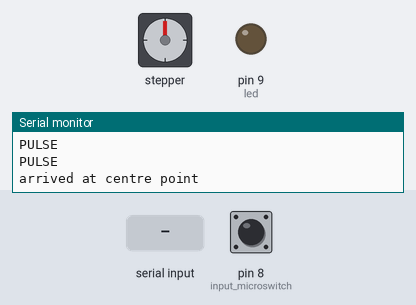
Simulated run of this sketch. Board: Arduino Nano, built with avr-gcc and run on an emulated ATmega328P. Shown: stepper motor, output pins drawn as LEDs (lit = HIGH), the last lines printed to the serial monitor. Wiring (inferred from the names in the program): stepper motor driver (200 steps per turn assumed): step pin 5; direction pin 6; enable pin 7. The test bench sets the inputs (shaded band); at power-on: pin 8 (input_microswitch) LOW. Pins used as bus, display or sensor lines are not drawn.

Above: at 8.7 s.
8.8 s: pin 8 (input_microswitch) pulled HIGH for 0.15 s
At 9.3 s:
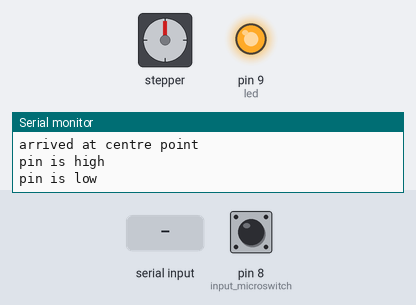
10.4 s: "A" received over Serial
11.9 s: byte 70 ('F') received over Serial
13.4 s: byte 102 ('f') received over Serial
14.9 s: byte 80 ('P') received over Serial
16.8 s: byte 112 ('p') received over Serial
Timing chart, 0 to 19.7 s (numbered marks = the images above; inputs shaded):
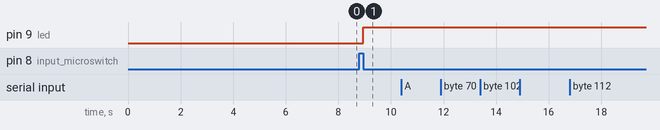

The sketch:

DQ420MA_test_program_v2.ino
```cpp
/*
*	Created by: Fernand Hendriks	Project: ZAP robot		Project type: Robotics	year: 2014-2015
*	This program is the control software for the DQ420MA and the FaceTracker of the ZAP robot.
*	The program fucntions in combination with a Arduino Nano. Pins numbers displayed are the DIRECTION
*	D pins.
*/
/*
*  Hardcoded pins
*/
#define ENABLE 7
#define DIRECTION 6
#define PULSE 5
#define input_microswitch 8
#define led 9
/*
*  Hardcoded variabels
*/
#define max_steps_stepper  35

/*
*  variabels
*/
char sb = ' ';
boolean input_high = false;
boolean status_enable = false;
boolean status_direction = false;
//boolean status_pulse = false;
int current_hight =0; // variabel that is used for knowing the coorinates of the camera in hight(steps).
int n=0;
/*
*  Functions
*/
int is_legal_command( char );
void pulse (void);
void reset (void);
void check_hight (void);
void To_Middle_Position(void);


void setup()
{
  //make seruak communication with pc possible
  Serial.begin(9600);

  // intro message
  Serial.print( "\t****************************************************\n\n\n\t  ... HELLO WELCOME BY DQ420MA TEST PROGRAM ...\n\t\t... WRITTEN BY: F.J.J. HENDRIKS  ...\n\n\t****************************************************\n" );

  //define pins
  pinMode(ENABLE, OUTPUT);
  pinMode(DIRECTION, OUTPUT);
  pinMode(PULSE, OUTPUT);
  pinMode(input_microswitch,INPUT);
  pinMode(led,OUTPUT);
  //for safety make evrything low
  digitalWrite(led,LOW);
  digitalWrite(ENABLE, LOW);
  boolean status_enable = false;
  digitalWrite(DIRECTION, LOW);
  boolean status_direction = false;
  digitalWrite(PULSE, LOW);
  //status_pulse = false;

  //set camera to middel and get coordinates for coordinated movement.
  reset();


}


int input_value =0;

void loop()
{

  input_value = digitalRead(input_microswitch);

  if (input_value == 1 && input_high == false)
         {
           Serial.println("pin is high");
           input_high=true;
           digitalWrite(led,LOW);

         }
  if (input_value == 0 && input_high == true)
         {
           Serial.println("pin is low");
           input_high=false;
	   digitalWrite(led,HIGH);//gives activation visbile

         }

  if (Serial.available())
  {

           sb = Serial.read();
           if ( is_legal_command( sb ) )
           {
				 if ( sb == 'A' || sb == 'a') //ENBALE
				 {
					 Serial.print( "ENABLE\n" );
					 digitalWrite( ENABLE, HIGH );
                                         status_enable=true;
				 }
				 if  ( sb == 'B' || sb == 'b' )//DISABLE
				 {
					Serial.print( "DISABLE\n" );
					digitalWrite( ENABLE, LOW );
					status_enable=false;
				 }
				 if ( sb == 'C' || sb == 'c') //DIRECTION RIGHT
				 {
					 Serial.print( "DIRECTION RIGHT\n" );
					 digitalWrite( DIRECTION, HIGH );
                                         status_direction= true;

				 }
				 if  ( sb == 'D' || sb == 'd')//DIRECTION LEFT
				 {
					Serial.print( "DIRECTION LEFT\n" );
					digitalWrite( DIRECTION, LOW );
                                        status_direction= false;

				 }
				 if ( sb == 'E' || sb == 'e' ) //PULSE POSITIVE
				 {
					 Serial.print( "PULSE POSITIVE\n" );
					 digitalWrite( PULSE, HIGH );

				 }
				 if  ( sb == 'F' || sb == 'f' ) //PULSE NEGATIVE
				 {
					Serial.print( "PULSE NEGATIVE\n" );
					digitalWrite( PULSE, LOW );

				 }
				 if ( sb == 'P' || sb == 'p' ) //PULSEs
				 {
					check_hight();
				 }
				 if ( sb == 'R' || sb == 'r' ) //PULSE NEGATIVE
				 {
				   reset();

				 }
                                 if ( sb == 'M' || sb == 'm' ) //PULSEs
				 {
					To_Middle_Position();
				 }

           }
         Serial.print(sb);


  }


}


int is_legal_command(char sb)
{
   if ((sb >= 'A') && (sb <= 'F') || (sb >= 'a') && (sb <= 'f') || (sb == 'P') || (sb == 'p')|| (sb == 'R') || (sb == 'r')|| (sb == 'M') || (sb == 'm') )
   {
       return(true);
   }
   else
   {
       return(false);
   }
}


void pulse (void)
{
    Serial.print( "PULSE\n" );
    digitalWrite( PULSE, LOW );
    for (int i=0;i<200;i++)
    {

      digitalWrite( PULSE, HIGH );
      delay(2);
      digitalWrite( PULSE, LOW );
    }
    digitalWrite( PULSE, LOW );
    return;
}

void check_hight (void)
{
	if (current_hight >=0 && current_hight <=max_steps_stepper)
	{
                Serial.print("hight is correct: ");
		if (current_hight==0 && status_direction== true)
		{
                        Serial.println("option1");
			pulse();
			current_hight++;
		}

		else if (current_hight==max_steps_stepper && status_direction== false)
		{
                        Serial.println("option2");
			pulse();
			current_hight--;
		}
		else if ( current_hight >0 && current_hight <max_steps_stepper)
		{
                        Serial.println("option3");
			pulse();
			if (status_direction== true) current_hight++;
			else current_hight--;
		}
                Serial.println(current_hight);
	}
	return;
}

void reset (void)
{
	  Serial.println("resetting the hight of the camera");
	  /*
	  *  find lowest point frame
	  */

	  while (   digitalRead( input_microswitch)  )
	  {
		  Serial.print("moving one step down, steps taken ");
		  Serial.println(n);
		  if (status_enable==false )
		  {
			 digitalWrite(ENABLE,HIGH);
			 status_enable= true;
		  }
		  if (status_direction== true)
		  {
			digitalWrite(DIRECTION,LOW);
			status_direction= false;
		  }
		  pulse();
                  n++;
	  }
          n=0;
	  Serial.println("arrived at lowest point");
	  /*
	  *    Bring unit to the middel of the frame
	  */
	  for (current_hight=0;current_hight<max_steps_stepper/2;current_hight++)
	  {
		  Serial.print("moving steps up to centre, step to be taken ");
		  Serial.println((max_steps_stepper/2)-current_hight);
		  if (status_enable==false)
		   {
			 digitalWrite(ENABLE,HIGH);
			 status_enable= true;
		  }
		  if (status_direction== false)
		  {
			digitalWrite(DIRECTION,HIGH);
			status_direction= true;
		  }

		  pulse();
	  }
          pulse(); //one last pulse in order to not get to the bottom --> same has been done with top point
	  Serial.println("arrived at centre point");
          digitalWrite( PULSE, LOW );
	  return;

}

//max_steps_stepper == 35 / 2 == 17.5->18
void To_Middle_Position (void)
{
  while (current_hight!=18)
  {
    if (current_hight > 18)
    {
      Serial.print( "DIRECTION LEFT\n" );
      digitalWrite( DIRECTION, LOW );
      status_direction= false;
      pulse();
      current_hight--;
    }
    else if (current_hight <18)
    {
      Serial.print( "DIRECTION RIGHT\n" );
      digitalWrite( DIRECTION, HIGH );
      status_direction= true;
      pulse();
      current_hight++;
    }
  }
  return;


}
```

Measured:
- after the input at 8.8 s, pin 9 (led): LOW → HIGH after 0.15 s
